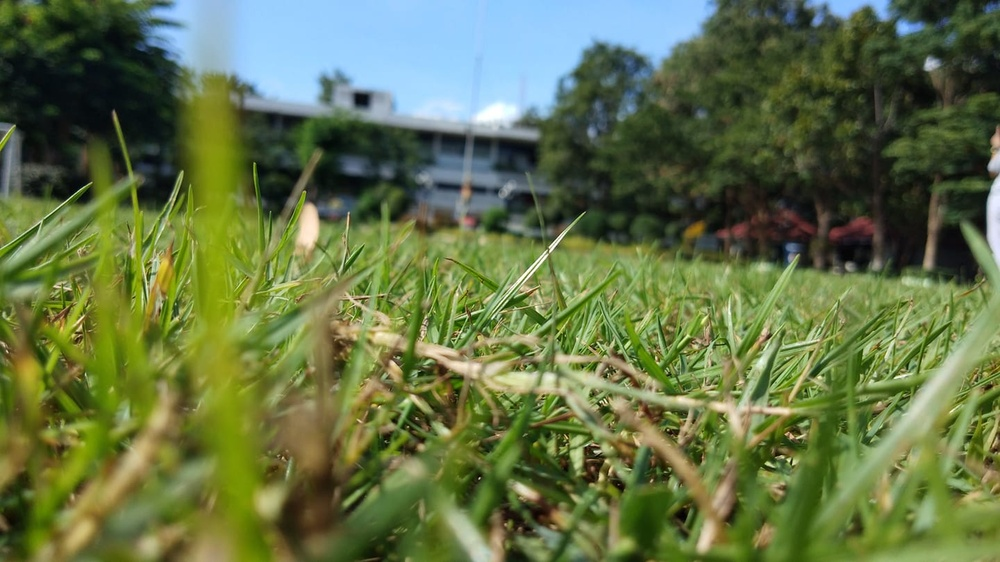
#> input picture lab2/chainat.jpg, 1000 x 562 px, shrunk from 1440 x 810 before the run, found by its file name
$ python lab2.3.py
#> lines starting #> are read from the running program, lines starting #| are printed output that depends on the picture
import cv2
import numpy as np
import matplotlib.pyplot as plt
################################################################################
base_img = cv2.imread("lab2/chainat.jpg")
#> base_img is the input picture: shape (562, 1000, 3); mean B, G, R 71.6, 114.6, 99.2

h_o_r_1 = cv2.calcHist([base_img], [0], None, [256], [0, 256])/(base_img.shape[0]*base_img.shape[1])
#> h_o_r_1 = 256 values, max 0.0331 at index 255, min 0.000235 at index 201, mean 0.00391
h_o_g_1 = cv2.calcHist([base_img], [1], None, [256], [0, 256])/(base_img.shape[0]*base_img.shape[1])
#> h_o_g_1 = 256 values, max 0.0108 at index 207, min 1.78e-06 at index 1, mean 0.00391
h_o_b_1 = cv2.calcHist([base_img], [2], None, [256], [0, 256])/(base_img.shape[0]*base_img.shape[1])
#> h_o_b_1 = 256 values, max 0.0143 at index 153, min 1.78e-05 at index 1, mean 0.00391

cdf_r = h_o_r_1.copy()
#> cdf_r has the same summary as h_o_r_1
cdf_g = h_o_g_1.copy()
#> cdf_g has the same summary as h_o_g_1
cdf_b = h_o_b_1.copy()
#> cdf_b has the same summary as h_o_b_1

for i in range(1,256):
    cdf_r[i]   = cdf_r[i] + cdf_r[i-1]
    cdf_g[i] = cdf_g[i] + cdf_g[i-1]
    cdf_b[i]  = cdf_b[i] + cdf_b[i-1]
#> after the loop, cdf_b = 256 values from 2.67e-05 to 1; cdf_g = 256 values from 5.34e-06 to 1; cdf_r = 256 values from 0.00532 to 1

################################################################################
template_img = cv2.imread("lab2/kmitl.jpg")
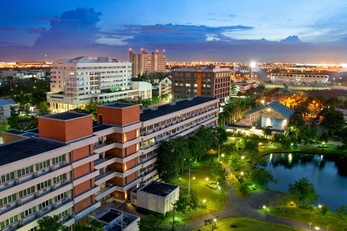
#> input picture lab2/kmitl.jpg, 347 x 231 px, shrunk from 500 x 333 before the run, found by its file name
#> template_img is the input picture: shape (231, 347, 3); mean B, G, R 102.3, 104.3, 95.2

h_o_r_2 = cv2.calcHist([template_img], [0], None, [256], [0, 256])/(template_img.shape[0]*template_img.shape[1])
#> h_o_r_2 = 256 values, max 0.03 at index 0, min 0.000923 at index 224, mean 0.00391
h_o_g_2 = cv2.calcHist([template_img], [1], None, [256], [0, 256])/(template_img.shape[0]*template_img.shape[1])
#> h_o_g_2 = 256 values, max 0.00901 at index 81, min 0.000112 at index 247, mean 0.00391
h_o_b_2 = cv2.calcHist([template_img], [2], None, [256], [0, 256])/(template_img.shape[0]*template_img.shape[1])
#> h_o_b_2 = 256 values, max 0.0108 at index 0, min 0.000212 at index 240, mean 0.00391

cdf_r_temp   = h_o_r_2.copy()
#> cdf_r_temp has the same summary as h_o_r_2
cdf_g_temp = h_o_g_2.copy()
#> cdf_g_temp has the same summary as h_o_g_2
cdf_b_temp  = h_o_b_2.copy()
#> cdf_b_temp has the same summary as h_o_b_2

for i in range(1,256):
    cdf_r_temp[i]   = cdf_r_temp[i] + cdf_r_temp[i-1]
    cdf_g_temp[i] = cdf_g_temp[i] + cdf_g_temp[i-1]
    cdf_b_temp[i]  = cdf_b_temp[i] + cdf_b_temp[i-1]
#> after the loop, cdf_b_temp = 256 values from 0.0108 to 1; cdf_g_temp = 256 values from 0.000749 to 1; cdf_r_temp = 256 values from 0.03 to 1

################################################################################


new_img_r = np.zeros(256)
new_img_g = np.zeros(256)
new_img_b = np.zeros(256)

for i in range(0,256):
    diff = abs(cdf_r[i]-cdf_r_temp)
    new_img_r[i] = np.argmin(diff)
    diff = abs(cdf_g[i]-cdf_g_temp)
    new_img_g[i] = np.argmin(diff)
    diff = abs(cdf_b[i]-cdf_b_temp)
    new_img_b[i] = np.argmin(diff)
#> after the loop, new_img_b = 256 values from 0 to 255; new_img_g = 256 values from 0 to 255; new_img_r = 256 values from 0 to 255

new_img = np.zeros(base_img.shape)
for i in range(0,base_img.shape[0]):
    for j in range(0,base_img.shape[1]):
        new_img[i,j,0]=new_img_r[base_img[i,j,0]]
        new_img[i,j,1]=new_img_g[base_img[i,j,1]]
        new_img[i,j,2]=new_img_b[base_img[i,j,2]]
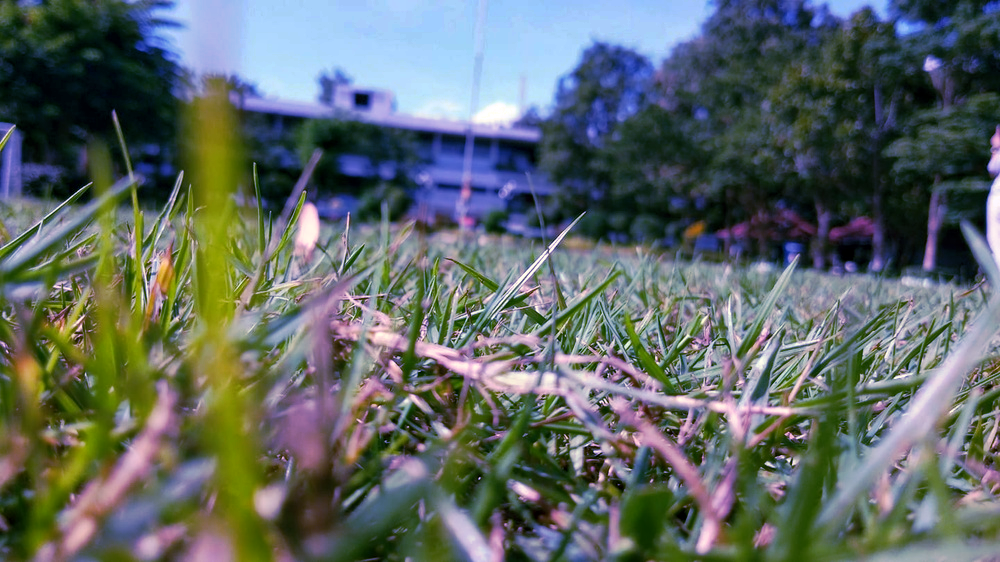
#> new_img: shape (562, 1000, 3) float64; mean B, G, R 102.8, 104.4, 95.3

new_img= new_img.astype(np.uint8)
new_img_h_r = cv2.calcHist([new_img], [0], None, [256], [0, 256])/(new_img.shape[0]*new_img.shape[1])
#> new_img_h_r = 256 values, max 0.0331 at index 255, min 0 at index 9, mean 0.00391
new_img_h_g = cv2.calcHist([new_img], [1], None, [256], [0, 256])/(new_img.shape[0]*new_img.shape[1])
#> new_img_h_g = 256 values, max 0.0121 at index 100, min 0 at index 4, mean 0.00391
new_img_h_b = cv2.calcHist([new_img], [2], None, [256], [0, 256])/(new_img.shape[0]*new_img.shape[1])
#> new_img_h_b = 256 values, max 0.0143 at index 166, min 0 at index 21, mean 0.00391

cdf_r_new = new_img_h_r.copy()
#> cdf_r_new has the same summary as new_img_h_r
cdf_g_new = new_img_h_g.copy()
#> cdf_g_new has the same summary as new_img_h_g
cdf_b_new = new_img_h_b.copy()
#> cdf_b_new has the same summary as new_img_h_b

for i in range(1,256):
    cdf_r_new[i] = cdf_r_new[i]+cdf_r_new[i-1]
    cdf_g_new[i] = cdf_g_new[i]+cdf_g_new[i-1]
    cdf_b_new[i] = cdf_b_new[i]+cdf_b_new[i-1]
#> after the loop, cdf_b_new = 256 values from 0.0134 to 1; cdf_g_new = 256 values from 0.000733 to 1; cdf_r_new = 256 values from 0.0325 to 1


#############################################################################
plt.figure(figsize=(12, 10))

plt.subplot(3, 3, 1)
plt.imshow(cv2.cvtColor(base_img, cv2.COLOR_BGR2RGB))
plt.title('Original image')
plt.axis('off')

plt.subplot(3, 3, 2)
plt.plot(h_o_r_1, color='red', label='Red')
plt.plot(h_o_g_1, color='green', label='Green')
plt.plot(h_o_b_1, color='blue', label='Blue')
plt.legend()

plt.subplot(3, 3, 3)
plt.plot(cdf_r, color='red', label='Red')
plt.plot(cdf_g, color='green', label='Green')
plt.plot(cdf_b, color='blue', label='Blue')
plt.legend()

plt.subplot(3, 3, 4)
plt.imshow(cv2.cvtColor(template_img, cv2.COLOR_BGR2RGB))
plt.title('Templare image')
plt.axis('off')

plt.subplot(3, 3, 5)
plt.plot(h_o_r_2, color='red', label='Red')
plt.plot(h_o_g_2, color='green', label='Green')
plt.plot(h_o_b_2, color='blue', label='Blue')
plt.legend()

plt.subplot(3, 3, 6)
plt.plot(cdf_r_temp, color='red', label='Red')
plt.plot(cdf_g_temp, color='green', label='Green')
plt.plot(cdf_b_temp, color='blue', label='Blue')
plt.legend()

plt.subplot(3, 3, 7)
plt.imshow(cv2.cvtColor(new_img, cv2.COLOR_BGR2RGB))
plt.title('Image Match')
plt.axis('off')

plt.subplot(3, 3, 8)
plt.plot(new_img_h_r, color='red', label='Red')
plt.plot(new_img_h_g, color='green', label='Green')
plt.plot(new_img_h_b, color='blue', label='Blue')
plt.legend()

plt.subplot(3, 3, 9)
plt.plot(cdf_r_new, color='red', label='Red')
plt.plot(cdf_g_new, color='green', label='Green')
plt.plot(cdf_b_new, color='blue', label='Blue')
plt.legend()

plt.tight_layout()
plt.show()
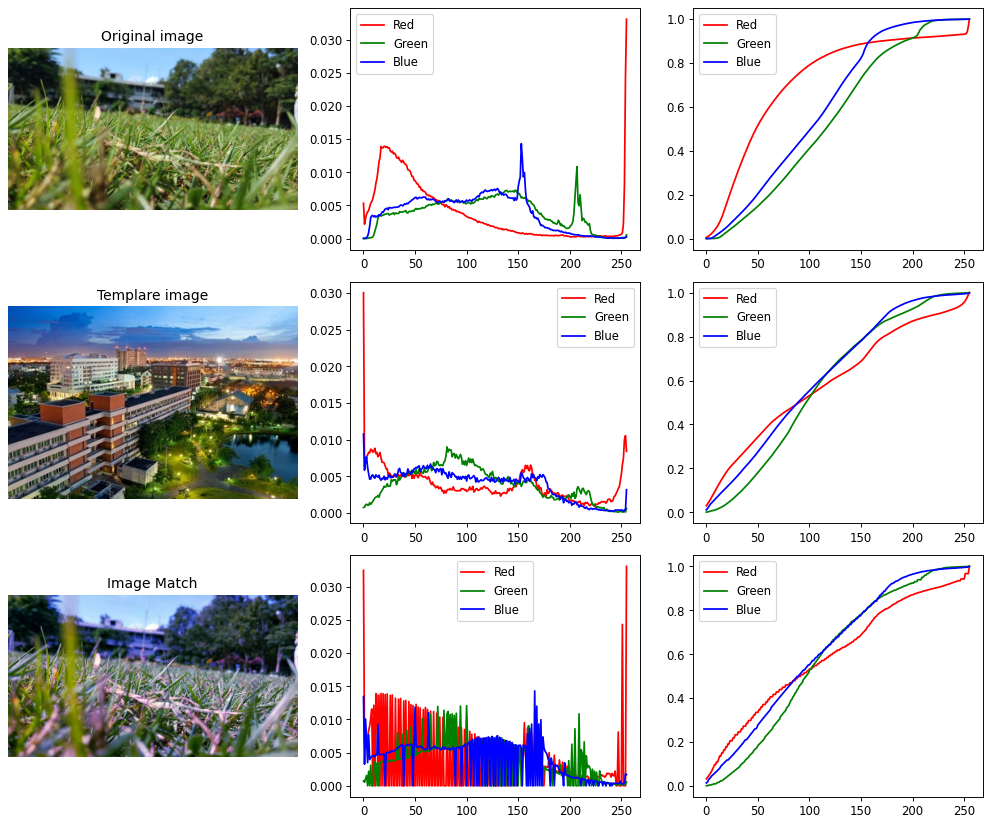
#> figure drawn by matplotlib, 9 panels; panel 2: curve peaks at x = 255, y = 0.0331; panel 2: curve peaks at x = 207, y = 0.0108; panel 2: curve peaks at x = 153, y = 0.0143; panel 3: curve peaks at x = 255, y = 1
